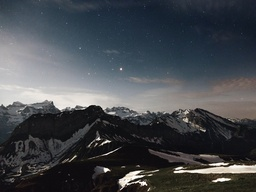
#> input picture markshi/night.jpg, 256 x 192 px, shrunk from 640 x 480 before the run
$ jupyter execute --allow-errors Code.ipynb   (shell and % lines are left out)   (older library calls are emulated)
#> lines starting #> are read from the running program, lines starting #| are printed output that depends on the picture
#> further down, fullPic is the input picture: shape (192, 256, 3); mean R, G, B 69.8, 73.4, 78
#| (192, 256, 3)
[cell 1]
import numpy as np
import sys
import cv2
import scipy.fftpack as fft
import matplotlib.pyplot as plt

[cell 2]
quantization_matrix = np.matrix('16 11 10 16 24 40 51 61;'\
                                '12 12 14 19 26 58 60 55;'\
                                '14 13 16 24 40 57 69 56;'\
                                '14 17 22 29 51 87 80 62;'\
                                '18 22 37 56 68 109 103 77;'\
                                '24 35 55 64 81 104 113 92;'\
                                '49 64 78 87 103 121 120 101;'\
                                '72 92 95 98 112 100 103 99')

# An array of indices that we use to sample a flattened DCT array in zigzag order.
zz_indices = [ 0,  1,  8, 16,  9,  2,  3, 10,
               17, 24, 32, 25, 18, 11, 4,  5,
               12, 19, 26, 33, 40, 48, 41, 34,
               27, 20, 13,  6,  7, 14, 21, 28,
               35, 42, 49, 56, 57, 50, 43, 36,
               29, 22, 15, 23, 30, 37, 44, 51,
               58, 59, 52, 45, 38, 31, 39, 46,
               53, 60, 61, 54, 47, 55, 62, 63]

# An reversed array of zz_indices that we use to regenerate matrix
reversed_zz_indices = [0, 1, 5, 6, 14,15,27,28,
                       2, 4, 7, 13,16,26,29,42,
                       3, 8, 12,17,25,30,41,43,
                       9, 11,18,24,31,40,44,53,
                       10,19,23,32,39,45,52,54,
                       20,22,33,38,46,51,55,60,
                       21,34,37,47,50,56,59,61,
                       35,36,48,49,57,58,62,63]

[cell 3]
class Frame:

    def __init__(self, image):
        '''
        @param image: RBG image of shape (height, width, 3)
        @param QF: quality factor, normally range from 0.1 to 1.5
        '''
        self.image = image
        self.r = image[:, :, 0]
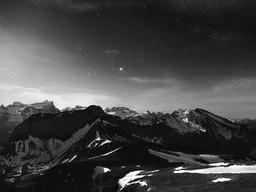
#> self.r: shape (192, 256); min 1, max 255, mean 69.8
        self.g = image[:, :, 1]
        self.b = image[:, :, 2]
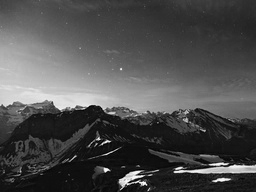
#> self.b: shape (192, 256); min 0, max 253, mean 78
        self.v_mblocks = np.shape(self.r)[0] // 16
#> self.v_mblocks = 12
        self.h_mblocks = np.shape(self.r)[1] // 16
#> self.h_mblocks = 16

    def getFrame(self):
        reconstructed_image = np.dstack((self.r, self.g, self.b))
        return reconstructed_image

    def show(self):
        self.getFrame()
        plt.imshow(self.getFrame())

    def getBlock(self,m,n):
        m_start = m*16
        n_start = n*16
        tmp = self.image[m_start:m_start+16,n_start:n_start+16]
        #plt.imshow(tmp)
        return tmp

    def encode_block(self,src,QF):
        """
        @param src: A 16*16*3 block
        @return encoded_string: A list of 6 lists of encoded pairs for each block in [Y1,Y2,Y3,Y3,subsampled_Cb,subsampled_Cr].
                                in the form [<DC term> <run, level> <EOB>]
        """
        def subsample(src):
            """
            @param src: A 16*16 block
            @return rst: 8*8 subsampled blcok, with mean of each 2x2 block
            """
            rst = []
            for i in range(0,len(src),2):
                for j in range(0,len(src),2):
                    rst.append(np.mean([src[i][j],src[i][j+1],src[i+1][j],src[i+1][j+1]]))
            rst = np.array(rst)
            rst = rst.reshape(8,8).astype(np.uint8)
            return rst

        def quantize(F,QF):
            quant_matrix=np.ceil(quantization_matrix*QF)
            #print(quant_matrix)
            quant_matrix[quant_matrix>255]=255
            #print(F,quant_matrix)
            return (F/quant_matrix).astype(np.int)

        def dct_quantize_zz(F):
            dct2_F = dct(F)
            qtz_F = quantize(dct2_F,QF)
            zz_series = [qtz_F.A1[i] for i in zz_indices]
            encoded = zigzag_from_flattened_block(zz_series)
            return encoded


        def run_level(tmp):
            """
            process the middle part -- <run, level>
            @param tmp: A list of numbers
            @return encoded_string: A list of <run, level> pair
            """
            def prefix_0(s):
                """
                @param s: A series of integers
                @return count: Number of prefix 0s
                """
                if len(s)==0:
                    return 0
                i, count = 0, 0
                while s[i]==0 :
                    count += 1
                    if i==len(s)-1:
                        return count
                    i+=1
                return count

            encoded_string = []
            while True:
                a = prefix_0(tmp)
                if a==len(tmp):
                    break
                encoded_string.append([a,tmp[a]])
                tmp = tmp[a+1:]
            return encoded_string


        def zigzag_from_flattened_block(tmp):
            """
            @param tmp: A zigzag series of coeffs
            @return encoded_string: A list, in the form <DC term> <run, level> <EOB>
            """
            encoded_string = [tmp[0]]
            encoded_string += run_level(tmp[1:])
            encoded_string.append('EOB')
            return encoded_string

        def dct(y):
            return fft.dct(fft.dct(y, axis=0, norm='ortho', type=2), axis=1, norm='ortho', type=2)

        YCrCb = cv2.cvtColor(src, cv2.COLOR_RGB2YCR_CB)
        Y,Cb,Cr = cv2.split(YCrCb)

        Y1 = Y[:8,:8]
        Y2 = Y[:8,8:]
        Y3 = Y[8:,:8]
        Y4 = Y[8:,8:]
        subsample_Cb = subsample(Cb)
        subsample_Cr = subsample(Cr)
        return [dct_quantize_zz(Y1),dct_quantize_zz(Y2),dct_quantize_zz(Y3),dct_quantize_zz(Y4),
                dct_quantize_zz(subsample_Cb),dct_quantize_zz(subsample_Cr)]


    def decode_block(self,F,QF):
        def zigzag_to_flattened_block(encoded_string):
            """
            @param encoded_string: A list in the form <DC term> <run, level> <EOB>
            @return rst: A zigzag series of coeffs
            """
            rst = [encoded_string[0]]
            for i in encoded_string[1:-1]:
                #print(i)
                for _ in range(i[0]):
                    rst.append(0)
                rst.append(i[1])
            #print(16-len(rst))
            for i in range(64-len(rst)):
                rst.append(0)
            return rst

        def de_quantize(F,QF):
            quant_matrix=np.ceil(quantization_matrix*QF)
            quant_matrix[quant_matrix>255]=255
            tmp = []
            for i in range(8):
                for j in range(8):
                    #tmp1 = F[i][j]*quant_matrix.A[i][j]
                    #print(tmp1)
                    tmp.append(int(F[i][j]*quant_matrix.A[i][j]))
            return np.array(tmp).reshape(8,8)

        def idct(y):
            return fft.idct(fft.idct(y, axis=0, norm='ortho', type=2), axis=1, norm='ortho', type=2)

        def regenerate(src8_8):
            """
            @param src8_8: A 8*8 downsampled block
            @return regenerated_16_16: A 16*16 block, expanding each pixel to 2*2.
            """
            #print(src8_8)
            rst16_16_flattened=[]
            for i in range(8):
                for j in range(8):
                    #print(src8_8[i][j])
                    rst16_16_flattened.append(src8_8[i][j])
                    rst16_16_flattened.append(src8_8[i][j])
                for j in range(8):
                    #print(src8_8[i][j])
                    rst16_16_flattened.append(src8_8[i][j])
                    rst16_16_flattened.append(src8_8[i][j])
            regenerated_16_16 = np.array(rst16_16_flattened).reshape(16,16)
            return regenerated_16_16

        rst = []
        for i in F:
            decoded_F = zigzag_to_flattened_block(i)
            de_flattened_F = np.array([decoded_F[i] for i in reversed_zz_indices]).reshape(8,8)
            de_quantized_F = de_quantize(de_flattened_F,QF)
            regenerated_F = idct(de_quantized_F).astype(int)
            rst.append(regenerated_F)
        Y1,Y2,Y3,Y4,subsample_Cb,subsample_Cr = rst
        rst=[]
        for i in range(8):
            tmp = list(Y1[i])+list(Y2[i])
            rst+=tmp
        #print(rst)
        for i in range(8):
            tmp = list(Y3[i])+list(Y4[i])
            rst+=tmp
        regenerated_Y = np.array(rst).reshape(16,16)
        regenerate_Cb = regenerate(subsample_Cb)
        regenerate_Cr = regenerate(subsample_Cr)
        regenerated_block = cv2.merge((regenerated_Y, regenerate_Cb, regenerate_Cr)).astype(np.uint8)
        regenerated_block = cv2.cvtColor(regenerated_block,cv2.COLOR_YCR_CB2RGB)
        return regenerated_block

[cell 4]
def compare_block(m,n,QF):
    tmp = pic.getBlock(m,n)
    #print(tmp.shape)
    tmp1 = pic.encode_block(tmp,QF)
    tmp2 = pic.decode_block(tmp1,QF)

    plt.figure(figsize=(6,2))
    plt.subplot(121)
    plt.title('Regenerated block QF={}'.format(QF))
    plt.imshow(tmp2)
    plt.subplot(122)
    plt.title('Original block')
    plt.imshow(tmp)
    plt.show()

[cell 5]
# Compare encoded and then decoded block with the original block, using different QF ranging from 0.1-1.5
img_name = 'night.jpg'
fullPic = plt.imread(img_name)
print(fullPic.shape)
#fullPic = plt.imread(img_name)[:224,:224]
pic = Frame(fullPic)
plt.imshow(fullPic)
#> (the rest of this cell did not finish here and is left out)

[cell 6]
def compare_pics(pic, QF):
    blocks = []
    for m in range(pic.v_mblocks):
        for n in range(pic.h_mblocks):
            block = pic.getBlock(m,n)
            encoded_block = pic.encode_block(block,QF)
            decoded_block = pic.decode_block(encoded_block,QF)
            blocks.append(decoded_block)
    f=[]
    for m in range(pic.v_mblocks):
        rst = []
        for i in range(16):
            for n in range(pic.h_mblocks):
                block = blocks[m*pic.h_mblocks+n]
                rst+=list(block[i])
        #print(len(rst))
        f+=rst
    #print(len(f))
    f = np.array(f).reshape(pic.v_mblocks*16,pic.h_mblocks*16,3)

    plt.figure(figsize=(15,8))
    plt.subplot(121)
    plt.title('Regenerated picture QF={}'.format(QF))
    plt.imshow(f)
    plt.subplot(122)
    plt.title('Original picture')
    plt.imshow(pic.getFrame())
    plt.show()

[cell 7]
# Compare encoded and then decoded full picture with the original picture, using different QF ranging from 0.1-1.5
for QF in np.arange(1,16,2)/10:
    compare_pics(pic,QF)
#> this loop made 8 passes
#> pass 1, in compare_pics, `plt.show()`:
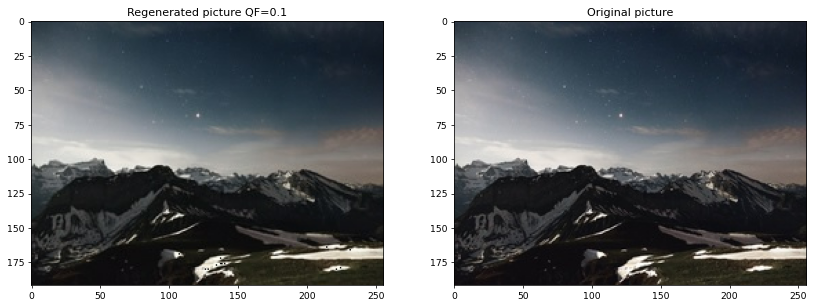
#> figure drawn by matplotlib, 2 panels

$ run again, with markshi/baboon - 副本.jpg copied over markshi/night.jpg
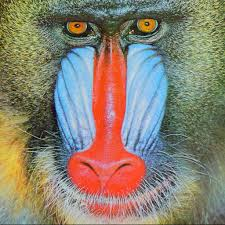
#> input picture markshi/baboon - 副本.jpg, 225 x 225 px
#> fullPic is the input picture: shape (225, 225, 3); mean R, G, B 138.1, 129.7, 114.1
#| (225, 225, 3)
#> in __init__, `self.b = image[:, :, 2]`:
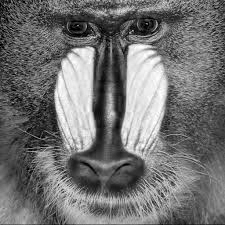
#> self.b: shape (225, 225); min 0, max 255, mean 114.1
#> the loop `for QF in np.arange(1,16,2)/10:` made 8 passes
#> pass 3, in compare_pics (call 3), `f = np.array(f).reshape(pic.v_mblocks*16,pic.h_mblocks*16,3)`:
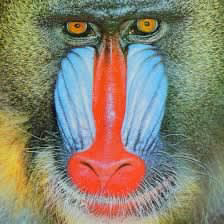
#> f: shape (224, 224, 3); mean of channels 0, 1, 2 135.7, 130.2, 111.1; drawn as R, G, B
